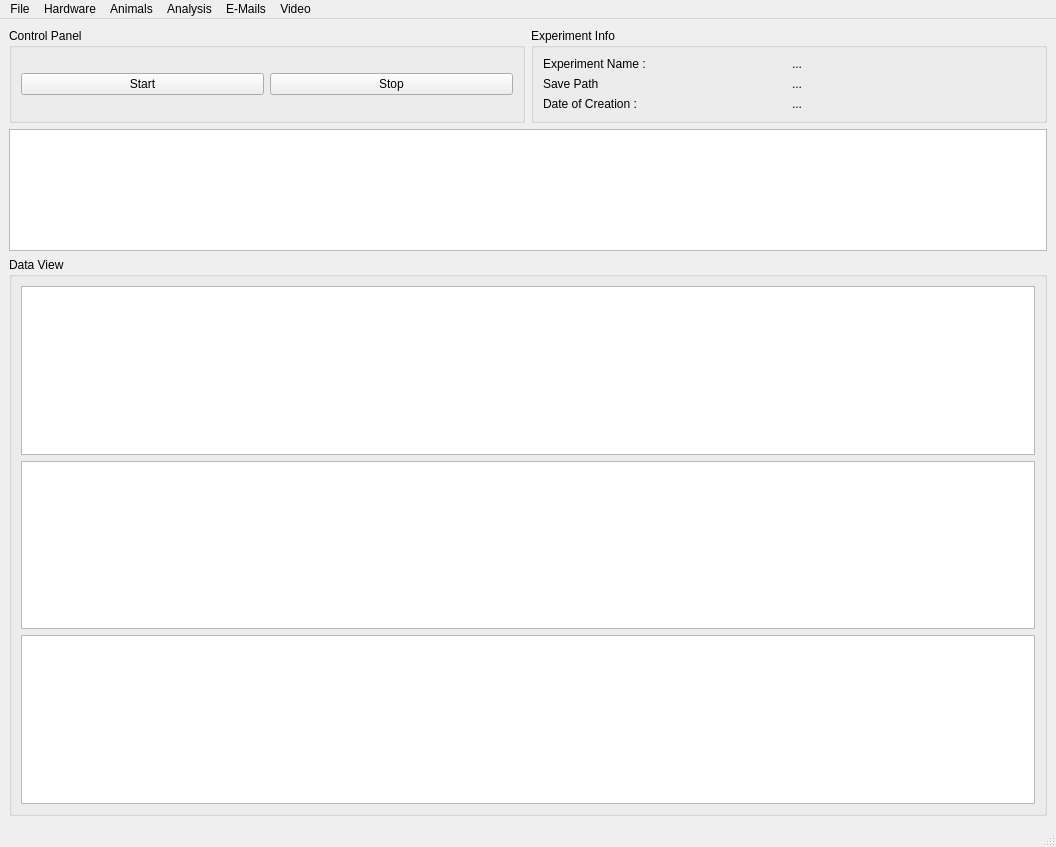
<?xml version="1.0" encoding="UTF-8"?>
<ui version="4.0">
 <class>MainWindow</class>
 <widget class="QMainWindow" name="MainWindow">
  <property name="geometry">
   <rect>
    <x>0</x>
    <y>0</y>
    <width>1056</width>
    <height>847</height>
   </rect>
  </property>
  <property name="windowTitle">
   <string>Beast</string>
  </property>
  <widget class="QWidget" name="centralwidget">
   <layout class="QGridLayout" name="gridLayout">
    <item row="0" column="0">
     <widget class="QGroupBox" name="groupBox">
      <property name="title">
       <string>Control Panel</string>
      </property>
      <layout class="QGridLayout" name="gridLayout_3">
       <item row="0" column="0">
        <widget class="QPushButton" name="startButton">
         <property name="text">
          <string>Start</string>
         </property>
        </widget>
       </item>
       <item row="0" column="1">
        <widget class="QPushButton" name="stopButton">
         <property name="text">
          <string>Stop</string>
         </property>
        </widget>
       </item>
      </layout>
     </widget>
    </item>
    <item row="0" column="1">
     <widget class="QGroupBox" name="groupBox_2">
      <property name="title">
       <string>Experiment Info</string>
      </property>
      <layout class="QGridLayout" name="gridLayout_2">
       <item row="2" column="1">
        <widget class="QLabel" name="experimentDateLabel">
         <property name="text">
          <string>...</string>
         </property>
        </widget>
       </item>
       <item row="2" column="0">
        <widget class="QLabel" name="label_3">
         <property name="text">
          <string>Date of Creation :</string>
         </property>
        </widget>
       </item>
       <item row="0" column="1">
        <widget class="QLabel" name="experimentNameLabel">
         <property name="text">
          <string>...</string>
         </property>
        </widget>
       </item>
       <item row="0" column="0">
        <widget class="QLabel" name="label">
         <property name="text">
          <string>Experiment Name :</string>
         </property>
        </widget>
       </item>
       <item row="1" column="0">
        <widget class="QLabel" name="label_2">
         <property name="text">
          <string>Save Path</string>
         </property>
        </widget>
       </item>
       <item row="1" column="1">
        <widget class="QLabel" name="savePathLabel">
         <property name="text">
          <string>...</string>
         </property>
        </widget>
       </item>
      </layout>
     </widget>
    </item>
    <item row="1" column="0" colspan="2">
     <widget class="QTableView" name="trialView">
      <property name="font">
       <font>
        <pointsize>9</pointsize>
       </font>
      </property>
      <property name="selectionBehavior">
       <enum>QAbstractItemView::SelectRows</enum>
      </property>
     </widget>
    </item>
    <item row="2" column="0" colspan="2">
     <widget class="QGroupBox" name="groupBox_3">
      <property name="title">
       <string>Data View</string>
      </property>
      <layout class="QGridLayout" name="gridLayout_4">
       <item row="2" column="1">
        <widget class="PlotWidget" name="thoraxView"/>
       </item>
       <item row="0" column="1">
        <widget class="PlotWidget" name="graphicsView"/>
       </item>
       <item row="1" column="1">
        <widget class="PlotWidget" name="dataView"/>
       </item>
      </layout>
     </widget>
    </item>
   </layout>
  </widget>
  <widget class="QMenuBar" name="menubar">
   <property name="geometry">
    <rect>
     <x>0</x>
     <y>0</y>
     <width>1056</width>
     <height>26</height>
    </rect>
   </property>
   <widget class="QMenu" name="menuFile">
    <property name="title">
     <string>File</string>
    </property>
    <addaction name="actionSave_Experiment"/>
    <addaction name="actionLoad_Experiment"/>
   </widget>
   <widget class="QMenu" name="menuHardware">
    <property name="title">
     <string>Hardware</string>
    </property>
    <addaction name="actionHardware_Preferences"/>
   </widget>
   <widget class="QMenu" name="menuAnimals">
    <property name="title">
     <string>Animals</string>
    </property>
    <addaction name="actionAnimal_List"/>
   </widget>
   <widget class="QMenu" name="menuAnalysis">
    <property name="title">
     <string>Analysis</string>
    </property>
    <addaction name="actionAnalyse_Experiment"/>
   </widget>
   <widget class="QMenu" name="menuE_Mails">
    <property name="title">
     <string>E-Mails</string>
    </property>
    <addaction name="actionMailing_List"/>
   </widget>
   <widget class="QMenu" name="menuVideo">
    <property name="title">
     <string>Video</string>
    </property>
    <addaction name="actionVideo_Control"/>
   </widget>
   <addaction name="menuFile"/>
   <addaction name="menuHardware"/>
   <addaction name="menuAnimals"/>
   <addaction name="menuAnalysis"/>
   <addaction name="menuE_Mails"/>
   <addaction name="menuVideo"/>
  </widget>
  <widget class="QStatusBar" name="statusbar"/>
  <action name="actionHardware_Preferences">
   <property name="text">
    <string>Hardware Preferences</string>
   </property>
  </action>
  <action name="actionAnimal_List">
   <property name="text">
    <string>Animal List</string>
   </property>
  </action>
  <action name="actionSave_Experiment">
   <property name="text">
    <string>Save Experiment</string>
   </property>
  </action>
  <action name="actionLoad_Experiment">
   <property name="text">
    <string>Load Experiment</string>
   </property>
  </action>
  <action name="actionPreferences">
   <property name="text">
    <string>Preferences</string>
   </property>
  </action>
  <action name="actionAnalyse_Experiment">
   <property name="text">
    <string>Analyse Experiment</string>
   </property>
  </action>
  <action name="actionMailing_List">
   <property name="text">
    <string>Mailing List</string>
   </property>
  </action>
  <action name="actionVideo_Control">
   <property name="text">
    <string>Video Control</string>
   </property>
  </action>
 </widget>
 <customwidgets>
  <customwidget>
   <class>PlotWidget</class>
   <extends>QGraphicsView</extends>
   <header>pyqtgraph</header>
  </customwidget>
 </customwidgets>
 <resources/>
 <connections/>
</ui>
